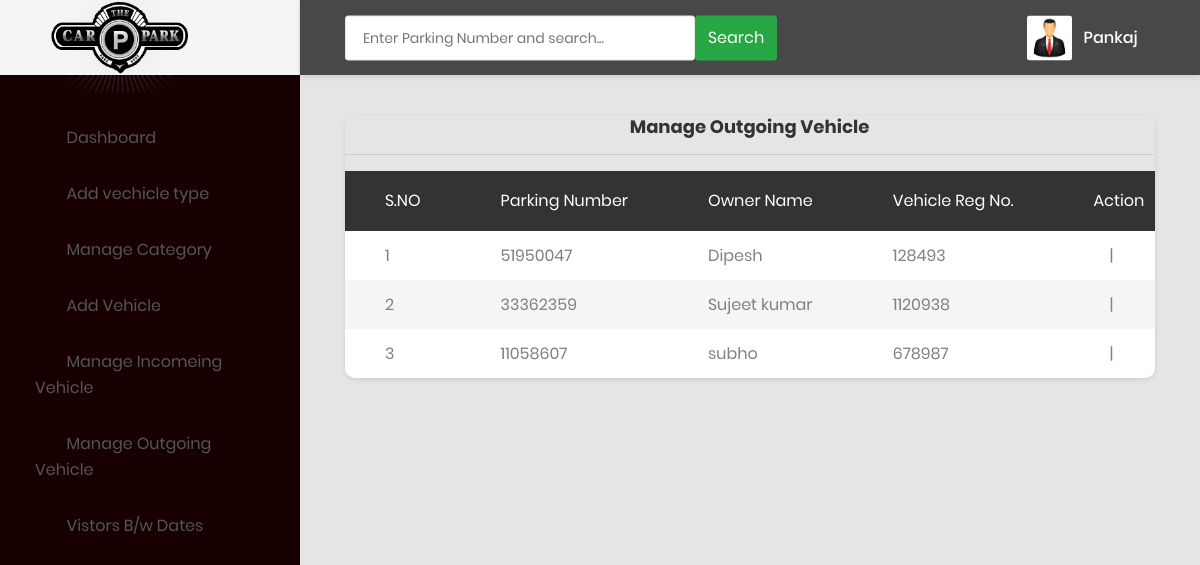
Page /manage_outgoingvehicle (signed in) on the committed database.
### vehicle/models.py (models this page shows, shortened)
class Vehicle(models.Model):
    parkingnumber = models.CharField(max_length=20)
    category = models.ForeignKey(Category, on_delete=models.CASCADE)
    vehiclecompany = models.CharField(max_length=50)
    regno = models.CharField(max_length=10)
    ownername = models.CharField(max_length=50)
    ownercontact = models.CharField(max_length=15)
    pdate = models.DateField()
    intime = models.CharField(max_length=50)
    outtime = models.CharField(max_length=50)
    parkingcharge = models.CharField(max_length=50)
    remark = models.CharField(max_length=500)
    status = models.CharField(max_length=20)

### vehicle/views.py (the view)
# urls.py: path('manage_outgoingvehicle',manage_outgoingvehicle,name='manage_outgoingvehicle'),
def manage_outgoingvehicle(request):
    if not request.user.is_authenticated:
        return redirect('index')
    vehicle = Vehicle.objects.filter(status="Out")
    d = {'vehicle':vehicle}
    return render(request, 'manage_outgoingvehicle.html', d)

### vehicle/templates/manage_outgoingvehicle.html (shortened to what this page needs)
{% load static %}
{% block body %}
<html lang="en">
<head>
    <link href="{% static 'css/font-face.css' %}" rel="stylesheet" media="all">
    <link href="{% static 'vendor/font-awesome-5/css/fontawesome-all.min.css' %}" rel="stylesheet" media="all">
    <link href="{% static 'vendor/font-awesome-4.7/css/font-awesome.min.css' %}" rel="stylesheet" media="all">
    <link href="{% static 'vendor/mdi-font/css/material-design-iconic-font.min.css' %}" rel="stylesheet" media="all">
    <link href="{% static 'vendor/bootstrap-4.1/bootstrap.min.css' %}" rel="stylesheet" media="all">
    <link href="{% static 'vendor/animsition/animsition.min.css' %}" rel="stylesheet" media="all">
    <link href="{% static 'vendor/bootstrap-progressbar/bootstrap-progressbar-3.3.4.min.css' %}" rel="stylesheet" media="all">
    <link href="{% static 'vendor/wow/animate.css' %}" rel="stylesheet" media="all">
    <link href="{% static 'vendor/css-hamburgers/hamburgers.min.css' %}" rel="stylesheet" media="all">
    <link href="{% static 'vendor/slick/slick.css' %}" rel="stylesheet" media="all">
    <link href="{% static 'vendor/select2/select2.min.css' %}" rel="stylesheet" media="all">
    <link href="{% static 'vendor/perfect-scrollbar/perfect-scrollbar.css' %}" rel="stylesheet" media="all">
    <link href="{% static 'css/theme.css' %}" rel="stylesheet" media="all">
</head>
<body class="animsition">
    <div class="page-wrapper">
      {% include 'sidebar.html' %}
        <div class="page-container">
            {% include 'header.html' %}
            <div class="main-content">
                <div class="section__content section__content--p30">
                    <div class="container-fluid">
                        <div class="row">
                            <div class="col-lg-12">
                                <div class="table-responsive table--no-card m-b-30">
                                   <h4 align="center">Manage Outgoing Vehicle </h4>
                                    <hr>
                                    <table class="table table-borderless table-striped table-earning">
                                         <thead>
                                        <tr>
                                            <tr>
                  <th>S.NO</th>
                  <th>Parking Number</th>
              <th>Owner Name</th>
              <th>Vehicle Reg No.</th>
                   <th>Action</th>
                </tr>
                                        </tr>
                                        </thead>
                                       {% for i in vehicle %}
                <tr>
                  <td>{{forloop.counter}}</td>
                  <td>{{i.parkingnumber}}</td>
                  <td>{{i.ownername}}</td>
                <td>{{i.regno}}</td>
                  <td>
                      <a href="{% url 'view_outgoingdetail' i.id %}" ><i class="fa fa-eye fa-1x"></i></a>
                   | <a href="{% url 'print' i.id %}" ><i class="fa fa-print fa-1x"></i></a>
                  </td>
                </tr>
 {% endfor %}
                                    </table>
                                </div>
                            </div>
                        </div>
          </div>
                </div>
            </div>
        </div>
    </div>
</body>
</html>
{% endblock %}

### vehicle/templates/header.html (shortened to what this page needs)
{% load static %}
<header style="background-color: rgb(72,72,72);" class="header-desktop">
                <div class="section__content section__content--p30">
                    <div class="container-fluid">
                        <div class="header-wrap">
                            <form class="form-header" name="search" action="{% url 'search'%}">
                                <input class="au-input au-input--xl" type="text" name="searchdata" id="searchdata" placeholder="Enter Parking Number and search..." />
                                <button class="btn btn-success" type="submit">
                                Search
                                </button>
                            </form>
                            <div class="header-button">
                                <div class="account-wrap">
                                    <div class="account-item clearfix js-item-menu">
                                        <div class="image">
                                            <img src="{% static 'images/icon/images.jpg' %}" alt="Admin" />
                                        </div>
                                        <div class="content">
                                            <a class="js-acc-btn" href="#" style="color: white;">{{request.user.username}}</a>
                                        </div>
                                    </div>
                                </div>
                            </div>
                        </div>
                    </div>
                </div>
            </header>

### rows in the picture
Vehicle: parkingnumber "51950047", ownername "Dipesh", regno "128493"
Vehicle: parkingnumber "33362359", ownername "Sujeet kumar", regno "1120938"
Vehicle: parkingnumber "11058607", ownername "subho", regno "678987"

### other values in the picture
{{ request.user.username }} "Pankaj"
